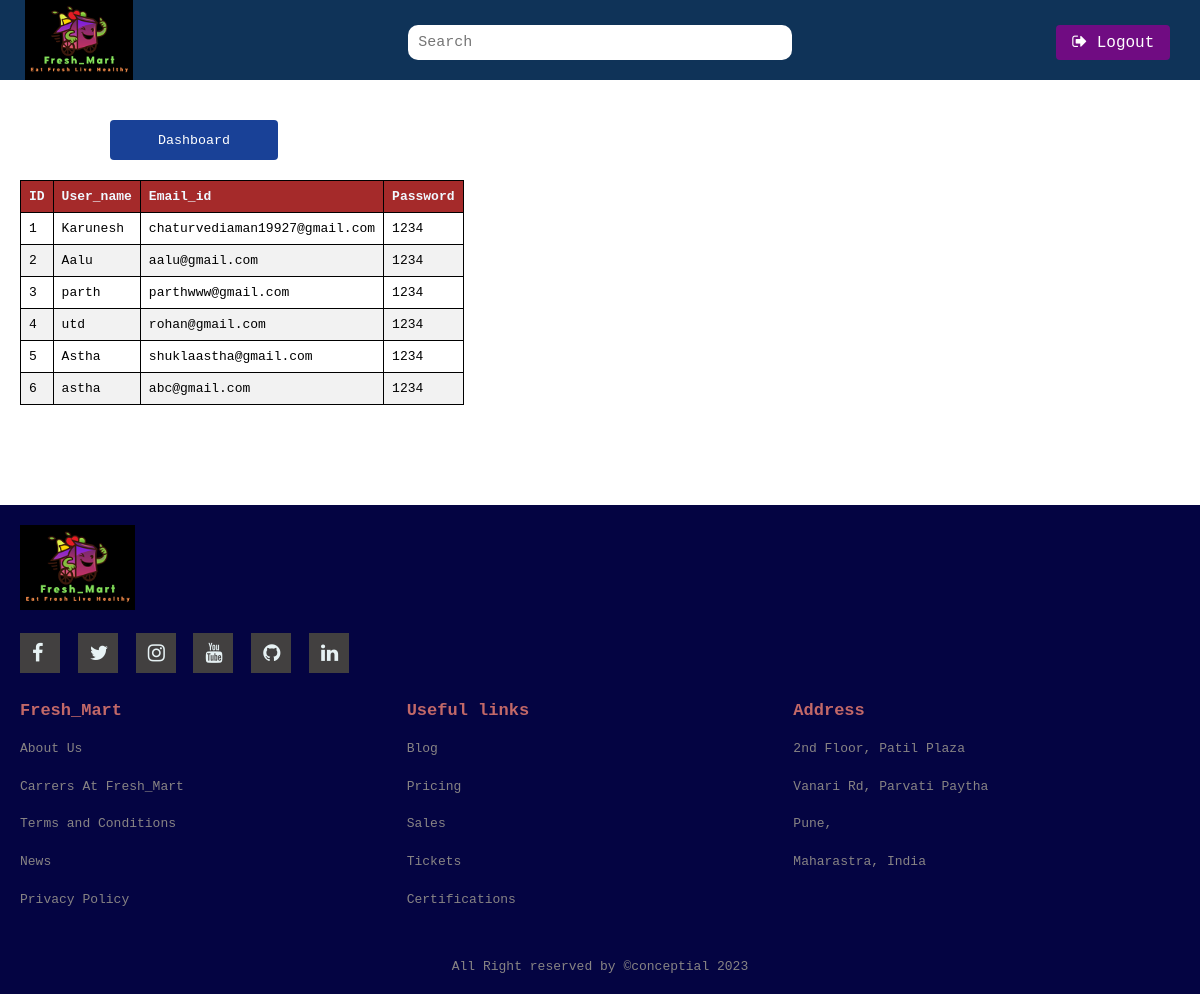
Screenshot of /user_data with the database file from the repository.
### models.py (models this page shows)
class User(db.Model, UserMixin):
    id = db.Column(db.Integer, primary_key=True, autoincrement=True)
    username = db.Column(db.String(80), unique=True, nullable=False)
    email = db.Column(db.String(120), unique=True, nullable=False)
    password = db.Column(db.String(120), nullable=False)

### app.py (the view)
@app.route('/user_data', methods=['GET'])
def user_data():
    users = User.query.all()
    return render_template('user_data.html',users=users)

### templates/user_data.html (shortened to what this page needs)
<!DOCTYPE html>
<html>
<head>
    <link rel="stylesheet" href="https://cdnjs.cloudflare.com/ajax/libs/font-awesome/4.7.0/css/font-awesome.min.css">
    <link rel="stylesheet" href="../static/manager_nav.css">
</head>
<body>
    <div class ="header">
        <div class="logo">
            <a href="home.html"><img src="{{ url_for('static', filename='image/my.png') }}"></a>
        </div>
        <div class="search">
            <form>
                <input type="text" placeholder="Search">
            </form>
        </div>
        <div class="logout-button">
            <button onclick="window.location.href='/';" type="submit"><i class="fa fa-sign-out"></i> Logout</button>
        </div>
    </div>
    <div class = "container1">
        <div class="btn-field">
            <button onclick="window.location.href='manager_dashboard';"
            button type="button">Dashboard</button>
        </div>
        <div>
            <table class = "table">
                <thead style="background-color: brown;color: aliceblue;">
                    <th>ID</th>
                    <th>User_name</th>
                    <th>Email_id</th>
                    <th>Password</th>
                </thead>
                <tbody>
                    {% for user in users %}
                    <tr>
                        <td>{{loop.index}}</td>
                        <td>{{user.username}}</td>
                        <td>{{user.email}}</td>
                        <td>{{user.password}}</td>
                    </tr>
                    {% endfor %}
                </tbody>
            </table>
        </div>
    </div>
 <footer class="footer">
    <div class="footer-left">
       <img src="{{ url_for('static', filename='image/my.png') }}" alt="Image">
        <div class="socials">
            <a href="#"><i class="fa fa-facebook"></i></a>
            <a href="#"><i class="fa fa-twitter"></i></a>
            <a href="#"><i class="fa fa-instagram"></i></a>
            <a href="#"><i class="fa fa-youtube"></i></a>
            <a href="#"><i class="fa fa-github"></i></a>
            <a href="#"><i class="fa fa-linkedin"></i></a>
        </div>
    </div>
    <ul class="footer-right">
        <li>
            <h2>Fresh_Mart</h2>
            <ul class="box">
                <li><a href="#">About Us</a></li>
                <li><a href="#">Carrers At Fresh_Mart</a></li>
                <li><a href="#">Terms and Conditions</a></li>
                <li><a href="#">News</a></li>
                <li><a href="#">Privacy Policy</a></li>
            </ul>
        </li>
        <li class="features">
            <h2>Useful links</h2>
            <ul class="box">
                <li><a href="#">Blog</a></li>
                <li><a href="#">Pricing</a></li>
                <li><a href="#">Sales</a></li>
                <li><a href="#">Tickets</a></li>
                <li><a href="#">Certifications</a></li>
            </ul>
        </li>
        <li>
            <h2>Address</h2>
            <ul class="box">
                <li><a href="#">2nd Floor, Patil Plaza</a></li>
                <li><a href="#">Vanari Rd, Parvati Paytha</a></li>
                <li><a href="#">Pune,</a></li>
                <li><a href="#">Maharastra, India</a></li>
            </ul>
        </li>
    </ul>
    <div class="footer-bottom">
        <p>All Right reserved by &copy;conceptial 2023 </p>
    </div>
</footer>
</body>
</html>

### static/manager_nav.css (style rules this page uses)
* { padding: 0%; margin: 0%; font-family: monospace; box-sizing: border-box; }
.header { background: #0f3358; display: grid; grid-template-columns: repeat(3,1fr); padding: 0px 25px; height: 80px; align-items: center; }
.logo img { height: 80px; }
.search input { height: 35px; width: 100%; border: none; outline: none; border-radius: 10px; padding-left: 10px; font-size: 15px; }
.container1 { display: flex; flex-direction: column; margin-bottom: 20px; padding: 20px; }
footer { display: -webkit-flex; display: -moz-box; display: -ms-flexbox; display: flex; flex-flow: row wrap; padding: 20px; color: #c26868; background-color: #040442; margin-top: 80px; }
.footer > * { flex: 1 100%; }
.footer-left { margin-right: 0.25cm; margin-bottom: 0.5cm; }
.footer-left img { width: 10%; margin-bottom: 0.5cm; }
h2 { font-weight: 600; font-size: 17px; }
.footer ul { list-style: none; padding-left: 0; }
.footer li { line-height: 1cm; }
.footer a { text-decoration: none; }
.footer-right { display: -webkit-flex; display: -moz-box; display: -ms-flexbox; display: flex; flex-flow: row wrap; }
.footer-right >* { flex: 1 50%; margin-right: 1.25cm; }
.box a { color: #888484; }
.footer-bottom { text-align: center; color: #888484; padding-top: 40px; }
.socials a { background: #424040; width: 40px; height: 40px; display: inline-block; margin-right: 10px; }
.socials a { color: #e7f2f4; padding: 10px 12px; font-size: 20px; }
@media screen and (min-width: 600px) { .footer-right >* { flex: 1; } }
@media screen and (min-width: 600px) { .footer-left >* { flex: 1 0px; } }
@media screen and (min-width: 600px) { .footer-right >* { flex: 2 0px; } }

### templates/user_data.html (style rules this page uses)
.table { border-collapse: collapse; width: 20%; margin-top: 20px; }
.table th, .table td { border: 1px solid black; padding: 8px; text-align: left; }
.table thead { background-color: brown; color: aliceblue; }
.table tbody tr:nth-child(even) { background-color: #f2f2f2; }
.btn-field { margin-top: 20px; width: 30%; display: flex; justify-content: space-around; }
.btn-field button { flex-basis: 48%; background: #194197; color: #fff; height: 40px; border: 0; outline: 0; border-radius: 4px; cursor: pointer; transition: .9; }
.logout-button { margin-left: 7cm; }
.logout-button button { padding: 8px 16px; font-size: 16px; background: #700c82; color: #fff; border: none; border-radius: 4px; cursor: pointer; }

### rows the page displays
User: username "Karunesh", email "chaturvediaman19927@gmail.com", password "1234"
User: username "Aalu", email "aalu@gmail.com", password "1234"
User: username "parth", email "parthwww@gmail.com", password "1234"
User: username "utd", email "rohan@gmail.com", password "1234"
User: username "Astha", email "shuklaastha@gmail.com", password "1234"
User: username "astha", email "abc@gmail.com", password "1234"
